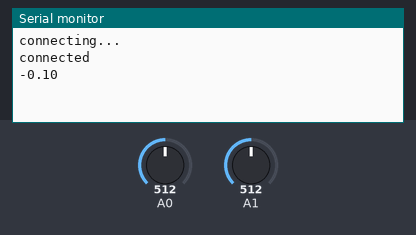
Bench run of a sketch on a simulated Arduino Uno, built with avr-gcc and run on an emulated ATmega328P. On the bench: the last lines printed to the serial monitor. Inputs (shaded band) come from the test bench; at power-on: A1 = 512, A0 = 512. WiFi joins after 1.5 s; servers stay silent unless stated; uploads are accepted with an empty reply.

Above: at 5.9 s.
6.0 s: A1 set to 716
At 7.2 s:
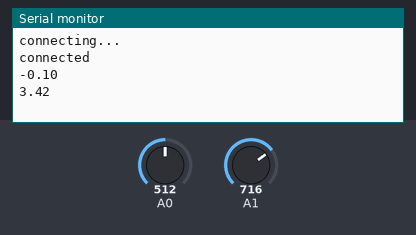
7.5 s: A0 set to 716
At 8.6 s:
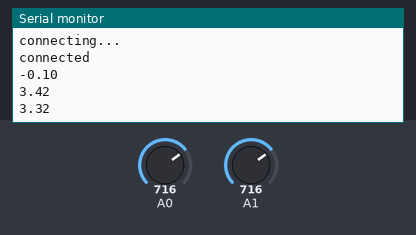
9.0 s: A0 set to 900
At 10.3 s:
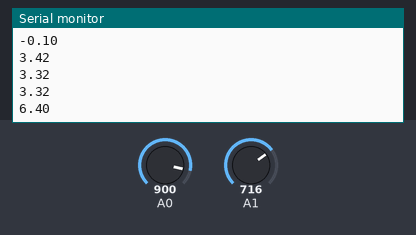
10.5 s: A1 set to 511
At 14.0 s:
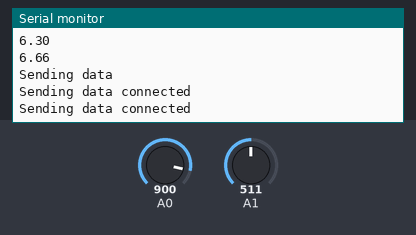
Timing chart, 0 to 14.5 s (numbered marks = the images above; inputs shaded):
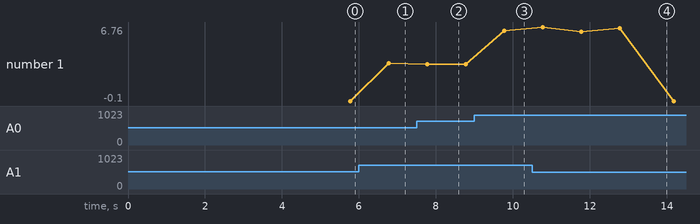

Measured:
- after the input at 6.0 s, the serial monitor: prints a new line after 0.77 s (image 1)
- after the input at 9.0 s, the serial monitor: prints a new line after 0.77 s (image 3)
- after the input at 10.5 s, the serial monitor: prints a new line after 0.27 s (image 4)
- plotted number 1: -0.1 → 3.42 after the input at 6.0 s, 3.32 → 6.4 after the input at 9.0 s

The sketch:

senzor_main.ino
```cpp
#include <SPI.h>
#include <Ethernet.h>


//network variables
byte mac[] = { 0xDE, 0xAD, 0xBE, 0xEF, 0xFE, 0xED };
IPAddress server(192, 168, 1, 100);
IPAddress ip(192, 168, 0, 177);

EthernetClient client;
//end network variables


//sensor variables
const String SENSOR_HASH = "c4ca4238a0b923820dcc509a6f75849b";

const int SEND_DATA_TIMER = 5;
const int CONNECTED_SENSORS[] = {A0,A1};
const int NUMBER_OF_SENSORS = sizeof(CONNECTED_SENSORS) / sizeof(sizeof(int));
const int SENSOR_SAMPLE_TIME = 1000;

int sensorIds[1];

int mVperAmp = 100; // use 100 for 20A Module and 66 for 30A Module

double Voltage = 0;
double VRMS = 0;
double AmpsRMS = 0;

double totalUsage[sizeof(CONNECTED_SENSORS)];  //array that will keep total usage of each sensor for SEND_DATA_TIMER time.

int numOfReadings = 1; //counts number of readings of the sensor
//end sensor variables


void setup() {
  Serial.begin(9600);
  while (!Serial) {}
  connect();
  getUserData();

}

void loop() {

  if (numOfReadings++ >= SEND_DATA_TIMER) {
    postMeasurement();
    numOfReadings = 1;
  }

  //Loops through all registered sensors and reads the values of each and adds the value to total of the sensor.
  for (int i = 0; i < NUMBER_OF_SENSORS; i++) {
    totalUsage[i] += getCurrentSensorValue(CONNECTED_SENSORS[i]);
    Serial.println(totalUsage[i]);
  }


}

void connect() {
   if (Ethernet.begin(mac) == 0) {
    Serial.println("Failed to configure Ethernet using DHCP");
    Ethernet.begin(mac, ip);
  }
  Serial.println("connecting...");
  delay(2000);
}


void postMeasurement() {
  Serial.println("Sending data");
  for (int i = 0; i < NUMBER_OF_SENSORS; i++) {
    if (client.connect(server, 80)) {
      Serial.println("Sending data connected");
      String request = "GET /diploma/php/store_data.php?";
      request += "value=";
      char str[80];
      dtostrf(totalUsage[i], 0, 3, str);
      request += str;
      request += "&";
      sprintf(str, "idSensor=%i",  sensorIds[i]);
      request += str;
      request += " HTTP/1.1";
      client.println(request);
      client.println("Host: 192.168.1.100");
      client.println("Connection: close");
      client.println();
      client.stop();
    } else {
     // connect();
    }

  }
  for(int i = 0;i < NUMBER_OF_SENSORS;i++) {
    totalUsage[0] = 0;
    }
}

boolean getUserData() {
  if (client.connect(server, 80)) {
    Serial.println("connected");
    String request = "GET /diploma/php/getSensorIdsArduino.php?hash=" + SENSOR_HASH + " HTTP/1.1";
    client.println(request);
    client.println("Host: 192.168.1.100");
    client.println("Connection: close");
    client.println();
    delay(1000);
  }

  boolean startReading = false;
  int numOfChar = 0;
  String tmp = "";


  while (client.available()) {
    char c = client.read();

    if (c == '#') {
      numOfChar++;
      if (numOfChar == 3 && !startReading) {
        startReading = true;
      } else if (startReading = true && c == '#') {
        startReading = false;
      }
    } else {
      numOfChar = 0;
    }
    if (startReading) {
      tmp += c;
    }
  }

  splitStringIds(tmp.substring(1, tmp.length() - 1));
  client.stop();

}


float getVPP(int sensor)
{
  float result;

  int readValue;             //value read from the sensor
  int maxValue = 0;          // store max value here
  int minValue = 1024;          // store min value here

  uint32_t start_time = millis();
  while ((millis() - start_time) < SENSOR_SAMPLE_TIME) //sample for 1 Sec
  {
    readValue = analogRead(sensor);
    // see if you have a new maxValue
    if (readValue > maxValue)
    {
      /*record the maximum sensor value*/
      maxValue = readValue;
    }
    if (readValue < minValue)
    {
      /*record the maximum sensor value*/
      minValue = readValue;
    }
  }

  // Subtract min from max
  result = ((maxValue - minValue) * 5.0) / 1024.0;

  return result;
}

double getCurrentSensorValue(int sensor) {
  Voltage = getVPP(sensor);
  VRMS = (Voltage / 2.0) * 0.707;
  AmpsRMS = (VRMS * 1000) / mVperAmp;

  return AmpsRMS - 0.1;

}


int splitStringIds(String inputString) {
  String tmp = "";
  int tmpCount = 0;
  for (int i = 0; i < inputString.length(); i++) {
    if (inputString[i] != ';') {
      tmp += inputString[i];
    } else {
      sensorIds[tmpCount++] = tmp.toInt();
      tmp = "";
    }


  }
  sensorIds[tmpCount++] = tmp.toInt();

}


void printIntArray(int tmp[]) {
  Serial.print("Printing array: ");
  for(int i = 0;i< sizeof(tmp);i++) {
    Serial.print(tmp[i]);
    Serial.print(", ");
    }
    Serial.println();
  }

  void printStringArray(String tmp[]) {
  Serial.print("Printing array: ");
  for(int i = 0;i< sizeof(tmp);i++) {
    Serial.print(tmp[i]);
    Serial.print(", ");
    }
    Serial.println();
  }
```
